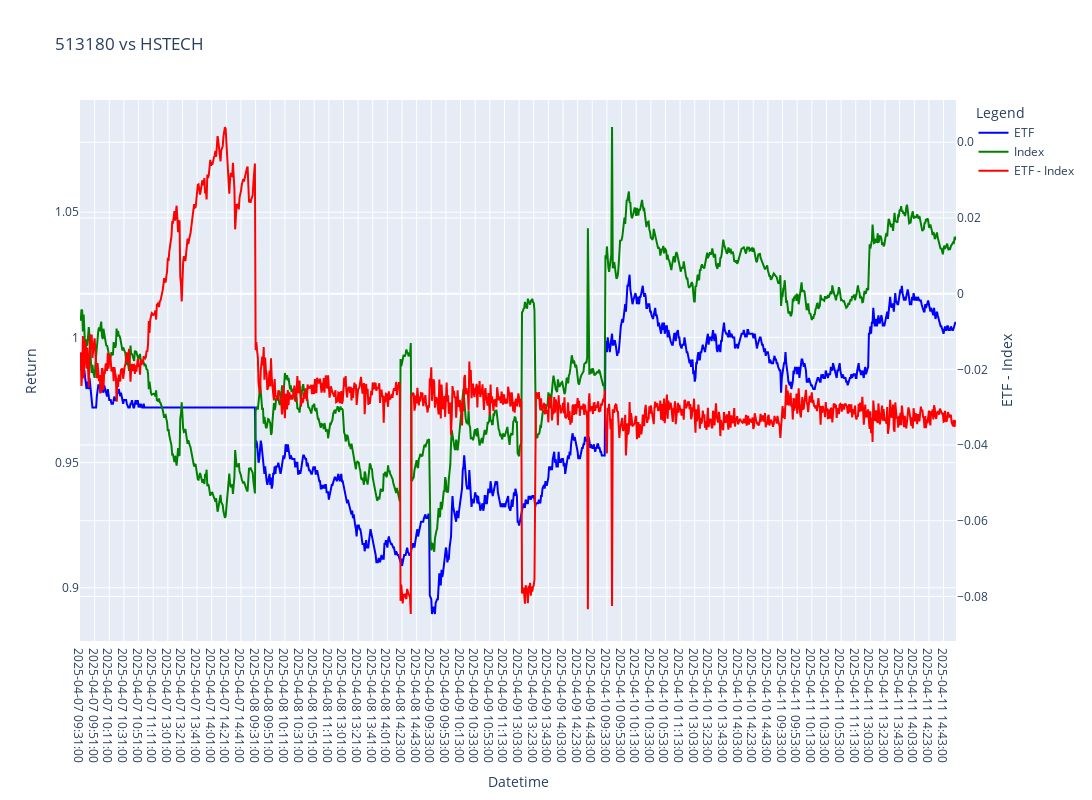

The cell this chart's notebook holds for it:
### Code cell
fig = go.Figure()
df_filtered = df
          
# Add ETF return line
fig.add_trace(go.Scatter(
   x=df_filtered['Datetime'].dt.strftime("%Y-%m-%d %H:%M:%S").to_list(),
   y=df_filtered['etf return'],
   mode='lines',
   name=f'ETF',
   line=dict(color='blue')
))

# Add Index return line
fig.add_trace(go.Scatter(
   x=df_filtered['Datetime'].dt.strftime("%Y-%m-%d %H:%M:%S").to_list(),
   y=df_filtered['index return'],
   mode='lines',
   name=f'Index',
   line=dict(color='green')
))

# Add ETF - Index return line on secondary y-axis
fig.add_trace(go.Scatter(
   x=df_filtered['Datetime'].dt.strftime("%Y-%m-%d %H:%M:%S").to_list(),
   y=(df_filtered['etf return'] - df_filtered['index return']),
   mode='lines',
   name=f'ETF - Index',
   line=dict(color='red'),
   yaxis='y2'
))

# Update layout for secondary y-axis
fig.update_layout(
   title=f'{etf} vs {index}',
   xaxis=dict(title='Datetime', type='category'),
   yaxis=dict(title='Return'),
   yaxis2=dict(title='ETF - Index', overlaying='y', side='right'),
   legend=dict(title='Legend'),
   height=800,
   width=1200,
)

fig

### Figure 1 — Plotly figure (JSON) as saved in the notebook; plotly's stock layout.template omitted (floating-point values rounded to 4 significant figures; data arrays with more than 128 entries replaced by an {"elided": "..."} marker saying what was removed)
{"data": [{"line": {"color": "blue"}, "mode": "lines", "name": "ETF", "type": "scatter", "x": {"elided": "1198 str values"}, "y": {"elided": "1198 float values"}}, {"line": {"color": "green"}, "mode": "lines", "name": "Index", "type": "scatter", "x": {"elided": "1198 str values"}, "y": {"elided": "1198 float values"}}, {"line": {"color": "red"}, "mode": "lines", "name": "ETF - Index", "type": "scatter", "x": {"elided": "1198 str values"}, "y": {"elided": "1198 float values"}, "yaxis": "y2"}], "layout": {"height": 800, "legend": {"title": {"text": "Legend"}}, "title": {"text": "513180 vs HSTECH"}, "width": 1200, "xaxis": {"title": {"text": "Datetime"}, "type": "category"}, "yaxis": {"title": {"text": "Return"}}, "yaxis2": {"overlaying": "y", "side": "right", "title": {"text": "ETF - Index"}}}}
